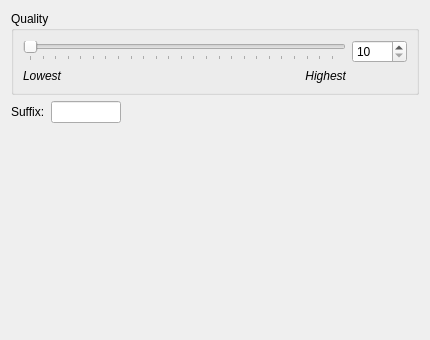
<?xml version="1.0" encoding="UTF-8"?>
<ui version="4.0">
 <class>FAACWidgetUI</class>
 <widget class="QWidget" name="FAACWidgetUI">
  <property name="geometry">
   <rect>
    <x>0</x>
    <y>0</y>
    <width>430</width>
    <height>340</height>
   </rect>
  </property>
  <property name="minimumSize">
   <size>
    <width>430</width>
    <height>300</height>
   </size>
  </property>
  <layout class="QGridLayout" name="gridLayout_2">
   <item row="0" column="0">
    <widget class="QGroupBox" name="groupBox">
     <property name="font">
      <font>
       <weight>50</weight>
       <bold>false</bold>
      </font>
     </property>
     <property name="title">
      <string>Quality</string>
     </property>
     <layout class="QGridLayout" name="gridLayout">
      <item row="0" column="0" colspan="3">
       <widget class="QSlider" name="horizontalSlider_quality">
        <property name="minimum">
         <number>10</number>
        </property>
        <property name="maximum">
         <number>500</number>
        </property>
        <property name="pageStep">
         <number>10</number>
        </property>
        <property name="orientation">
         <enum>Qt::Horizontal</enum>
        </property>
        <property name="tickPosition">
         <enum>QSlider::TicksBelow</enum>
        </property>
        <property name="tickInterval">
         <number>20</number>
        </property>
       </widget>
      </item>
      <item row="0" column="3">
       <widget class="QSpinBox" name="kintspinbox_quality">
        <property name="maximumSize">
         <size>
          <width>55</width>
          <height>16777215</height>
         </size>
        </property>
        <property name="font">
         <font>
          <weight>50</weight>
          <bold>false</bold>
         </font>
        </property>
        <property name="minimum">
         <number>10</number>
        </property>
        <property name="maximum">
         <number>500</number>
        </property>
       </widget>
      </item>
      <item row="1" column="0">
       <widget class="QLabel" name="label_lowest">
        <property name="font">
         <font>
          <weight>50</weight>
          <italic>true</italic>
          <bold>false</bold>
         </font>
        </property>
        <property name="text">
         <string>Lowest</string>
        </property>
       </widget>
      </item>
      <item row="1" column="1" colspan="2">
       <widget class="QLabel" name="label_highest">
        <property name="font">
         <font>
          <weight>50</weight>
          <italic>true</italic>
          <bold>false</bold>
         </font>
        </property>
        <property name="text">
         <string>Highest</string>
        </property>
        <property name="alignment">
         <set>Qt::AlignRight|Qt::AlignTrailing|Qt::AlignVCenter</set>
        </property>
       </widget>
      </item>
     </layout>
    </widget>
   </item>
   <item row="1" column="0">
    <layout class="QHBoxLayout" name="horizontalLayout">
     <item>
      <widget class="QLabel" name="label_suffix">
       <property name="sizePolicy">
        <sizepolicy hsizetype="Preferred" vsizetype="Fixed">
         <horstretch>0</horstretch>
         <verstretch>0</verstretch>
        </sizepolicy>
       </property>
       <property name="text">
        <string>Suffix:</string>
       </property>
      </widget>
     </item>
     <item>
      <widget class="QLineEdit" name="qlineedit_suffix">
       <property name="sizePolicy">
        <sizepolicy hsizetype="Fixed" vsizetype="Fixed">
         <horstretch>30</horstretch>
         <verstretch>0</verstretch>
        </sizepolicy>
       </property>
       <property name="maximumSize">
        <size>
         <width>70</width>
         <height>16777215</height>
        </size>
       </property>
      </widget>
     </item>
     <item>
      <spacer name="horizontalSpacer">
       <property name="orientation">
        <enum>Qt::Horizontal</enum>
       </property>
       <property name="sizeHint" stdset="0">
        <size>
         <width>40</width>
         <height>20</height>
        </size>
       </property>
      </spacer>
     </item>
    </layout>
   </item>
   <item row="2" column="0">
    <spacer name="verticalSpacer">
     <property name="orientation">
      <enum>Qt::Vertical</enum>
     </property>
     <property name="sizeHint" stdset="0">
      <size>
       <width>20</width>
       <height>1</height>
      </size>
     </property>
    </spacer>
   </item>
  </layout>
 </widget>
 <resources/>
 <connections/>
</ui>
